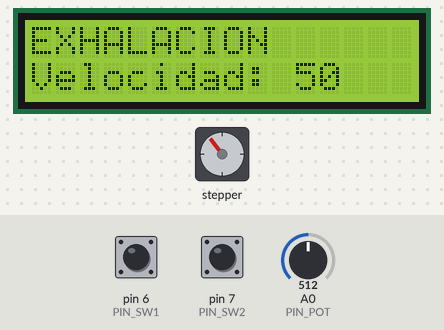
A sketch run on a simulated Arduino Uno, built with avr-gcc and run on an emulated ATmega328P. On the bench: stepper motor, 16×2 character LCD. Wiring (inferred from the names in the program): stepper motor driver (200 steps per turn assumed): step pin 9; direction pin 8. Inputs (shaded band) come from the test bench; at power-on: pin 7 (PIN_SW2) LOW, A0 (PIN_POT) = 512, pin 6 (PIN_SW1) LOW.

Above: at 1.2 s.
1.3 s: pin 7 (PIN_SW2) pulled HIGH for 0.15 s
At 1.72 s:
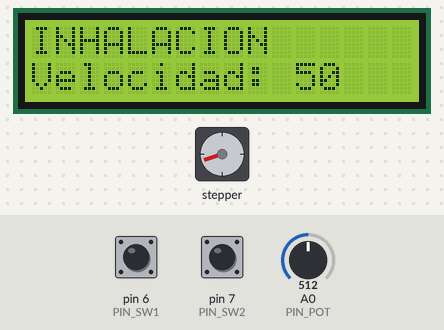
2.0 s: A0 (PIN_POT) set to 716
At 2.32 s:
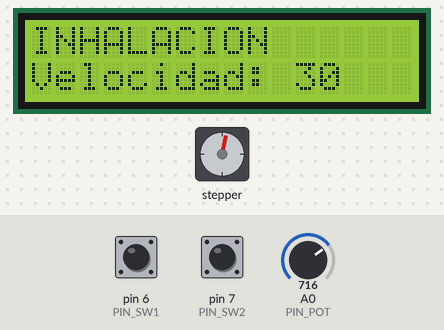
4.5 s: pin 6 (PIN_SW1) pulled HIGH for 0.15 s
At 4.73 s:
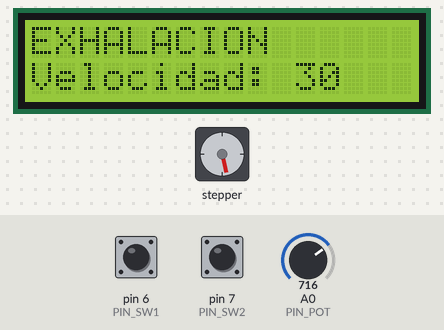
5.2 s: pin 7 (PIN_SW2) pulled HIGH for 1 s
At 5.63 s:
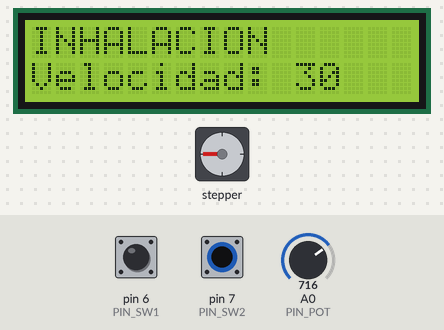
6.8 s: pin 6 (PIN_SW1) pulled HIGH for 1 s
At 7.13 s:
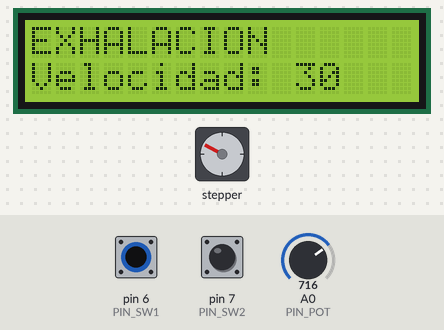
8.4 s: A0 (PIN_POT) set to 900
At 8.94 s:
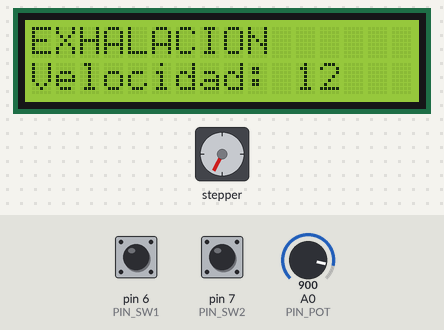
Timing chart, 0 to 22.0 s (numbered marks = the images above; inputs shaded):
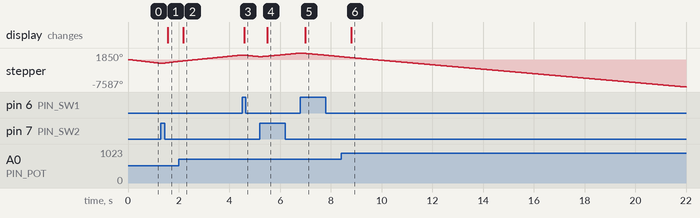

The sketch:

proto01_01.ino
```cpp
/* RESPIRADOR ARTIFICIAL

   Modelo 3D obtenido de Frax3D

   El prototipo tiene un programa que controla la velocidad de desplazamiento del pistón,
   pero es demasiado lento.
   En esta versión del programa se incrementará la velocidad usando reduciendo la
   tasa de actualización de la LCD (que requiere varios ms) y tal vez interrupciones y timers.

   Se usa la biblioteca LiquidCrystal
   LCD R/W pin to ground
   LCD VSS pin to ground
   LCD VCC pin to 5V
   10K resistor:
   ends to +5V and ground
   wiper to LCD VO pin (pin 3)
*/

// Fines de carrera, con resistencias pull-down, cuando se presionan cambian de 0 a 5 V
#define PIN_SW1 6 //frontal
#define PIN_SW2 7 //trasero
//byte sw1; //estado actual del switch 1
//byte sw1prev = 0; //estado previo
//byte sw2; //estado actual del switch 2
//byte sw2prev = 0; //estado previo


// Motor a pasos con controlador A4988
#define PIN_DIR 8
#define PIN_STEP 9

// Inicializar LCD
#include <LiquidCrystal.h>
const int RS = 12, EN = 11, D4 = 5, D5 = 4, D6 = 3, D7 = 2;
LiquidCrystal lcd(RS, EN, D4, D5, D6, D7);
#define T_LCD 500 //periodo de actualización de LCD
unsigned long tlcd = 0; //momento de actualizar LCD
unsigned long t;

#define PIN_POT A0 //potenciómetro
unsigned int pot; //lectura del pot
unsigned int vel; //velocidad

void setup() {
  // Usar 16 columnas y 2 filas
  lcd.begin(16, 2);
  // Mensaje inicial
  lcd.setCursor(0, 0);
  lcd.print("EXHALACION");
  lcd.setCursor(0, 1);
  //lcd.print("Potencia:");
  lcd.print("Velocidad:");
  //Serial.begin(9600);

  pinMode(PIN_STEP, OUTPUT);
  pinMode(PIN_DIR, OUTPUT);
  digitalWrite(PIN_STEP, 0);
  digitalWrite(PIN_DIR, 0);

  pinMode(PIN_POT, INPUT);
  analogRead(PIN_POT);

  pinMode(PIN_SW1, INPUT);
  pinMode(PIN_SW2, INPUT);
}

void loop() {
  // Enviar pulso al conrolador del motor
  digitalWrite(PIN_STEP, 1); //positivo
  delayMicroseconds(100); //esperar
  digitalWrite(PIN_STEP, 0); //regresar a cero

  t = millis(); //leer momento actual
  if (t >= tlcd) {// Si es momento de actualizar la LCD
    tlcd += T_LCD; //agregar periodo de actualización
    pot = analogRead(PIN_POT); //leer pot
    vel = ((1023 - pot) * 3 / 31) + 1;
    lcd.setCursor(11, 1); //posición para escribir
    lcd.print(vel); //escribir valor
    lcd.print("  "); //espacios para borrar carateres de la escritura anterior
  }
  else { //si no es momento de actualizar la LCD realizar un retardo
    delay(1); //retardo mínimo
    delayMicroseconds(pot*2); //retardo proporcional a la lectura del pot
  }

  // El motor ya avanzó un paso, checar fines de carrera
  //frontal
  if (digitalRead(PIN_SW1)) {//acaba de ser presionado
    digitalWrite(PIN_DIR, 0);
    lcd.setCursor(0, 0); //posición para escribir
    lcd.print("EX"); //escribir valor
  }
  //trasero
  if (digitalRead(PIN_SW2)) {//acaba de ser presionado
    digitalWrite(PIN_DIR, 1);
    lcd.setCursor(0, 0); //posición para escribir
    lcd.print("IN"); //escribir valor
  }
  /*
    sw1 = digitalRead(PIN_SW1); //frontal
    if ((sw1 == 1) and (sw1prev = 0)) {//acaba de ser presionado
    digitalWrite(PIN_DIR, 0);
    lcd.setCursor(0, 0); //posición para escribir
    lcd.print("EX"); //escribir valor
    }
    sw1prev = sw1; //actualizar estado previo

    sw2 = digitalRead(PIN_SW2); //trasero
    if ((sw2 == 1) and (sw2prev = 0)) {//acaba de ser presionado
    digitalWrite(PIN_DIR, 1);
    lcd.setCursor(0, 0); //posición para escribir
    lcd.print("IN"); //escribir valor
    }
    sw2prev = sw2; //actualizar estado previo
  */
}
```

Measured:
- after the input at 1.3 s, the display: changes after 0.27 s (image 1)
- after the input at 2.0 s, the display: changes after 0.17 s (image 2)
- after the input at 4.5 s, the display: changes after 0.08 s (image 3)
- after the input at 5.2 s, the display: changes after 0.28 s (image 4)
- after the input at 6.8 s, the display: changes after 0.19 s (image 5)
- after the input at 8.4 s, the display: changes after 0.40 s (image 6)
